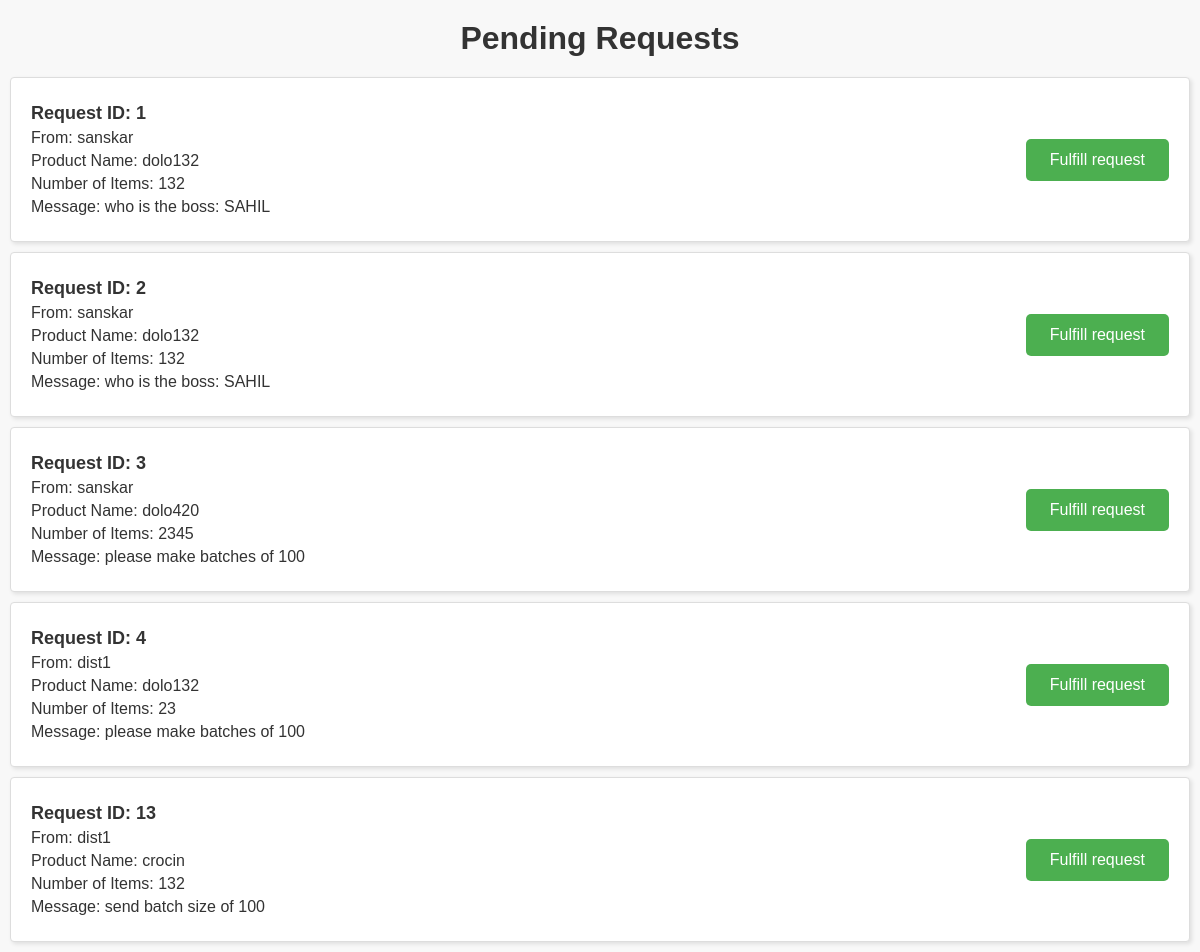
Page /manufacturer/requests (signed in) on the committed database.
### backend/models.py (models this page shows, shortened)
class PendingRequests(db.Model):
    req_id = db.Column(db.Integer, primary_key=True)
    req_from  = db.Column(db.String(50))
    productName = db.Column(db.String(30))
    numOfItem = db.Column(db.Integer)
    to_id = db.Column(db.Integer)
    web3Address_from = db.Column(db.String(100))
    message = db.Column(db.String(100))

### backend/app.py (the view)
@app.route('/manufacturer/requests', methods=['GET', 'POST'])
def requests():
    if 'id' in session:
        manufacturer_id = session['id']
        pending_req = PendingRequests.query.filter_by(
            to_id=manufacturer_id).all()
        return render_template('showRequests.html', requests=pending_req)
    else:
        return "Id not found "

### backend/app.py (called while the page is built)
@login_manager.user_loader
def load_user(user_id):
    return Users.query.get(int(user_id))

### frontend/showRequests.html (shortened to what this page needs)
<!DOCTYPE html>
<html>
<head>
</head>
<body>
	<h1>Pending Requests</h1>
	{% if requests %}
		<ul>
			{% for request in requests %}
			<li style="display: flex; flex-direction: column; justify-content: center;">
			  <div style="display: flex; justify-content: space-between; align-items: center;">
				<div>
				  <p>Request ID: {{ request.req_id }}</p>
				  <p>From: {{ request.req_from }}</p>
				  <p>Product Name: {{ request.productName }}</p>
				  <p>Number of Items: {{ request.numOfItem }}</p>
				  <p>Message: {{ request.message }}</p>
				</div>
				<div>
				  <a href="{{url_for('create_product_page')}}?req_id={{request.req_id}}" style="text-decoration: none;">
					<button class="list" value="{{request.req_id}}" style="margin-left: 10px;">Fulfill request</button>
				  </a>
				</div>
			  </div>
			</li>
			{% endfor %}
		</ul>
	{% else %}
		<p>No pending requests.</p>
	{% endif %}
</body>
</html>

### frontend/showRequests.html (style rules this page uses)
body { font-family: Arial, sans-serif; margin: 0; padding: 0; background-color: #f8f8f8; }
h1 { text-align: center; margin: 20px 0; color: #333; }
ul { list-style: none; margin: 0; padding: 0; }
li { background-color: #fff; border: 1px solid #ddd; border-radius: 4px; box-shadow: 2px 2px 4px rgba(0,0,0,0.1); margin: 10px; padding: 20px; }
li p { margin: 5px 0; font-size: 16px; color: #333; }
li p:first-child { font-weight: bold; font-size: 18px; }
.list { background-color: #4CAF50; border: none; color: white; padding: 12px 24px; text-align: center; text-decoration: none; display: inline-block; font-size: 16px; border-radius: 5px; cursor: pointer; transition: background-color 0.3s; }

### rows in the picture
PendingRequests: req_id "1", req_from "sanskar", productName "dolo132", numOfItem "132", message "who is the boss: SAHIL"
PendingRequests: req_id "2", req_from "sanskar", productName "dolo132", numOfItem "132", message "who is the boss: SAHIL"
PendingRequests: req_id "3", req_from "sanskar", productName "dolo420", numOfItem "2345", message "please make batches of 100"
PendingRequests: req_id "4", req_from "dist1", productName "dolo132", numOfItem "23", message "please make batches of 100"
PendingRequests: req_id "13", req_from "dist1", productName "crocin", numOfItem "132", message "send batch size of 100"
